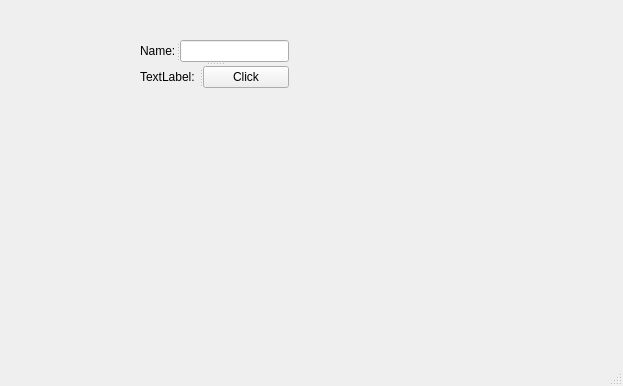
<?xml version="1.0" encoding="UTF-8"?>
<ui version="4.0">
 <class>MainWindow</class>
 <widget class="QMainWindow" name="MainWindow">
  <property name="geometry">
   <rect>
    <x>0</x>
    <y>0</y>
    <width>623</width>
    <height>386</height>
   </rect>
  </property>
  <property name="windowTitle">
   <string>MainWindow</string>
  </property>
  <widget class="QWidget" name="centralwidget">
   <widget class="QSplitter" name="splitter_3">
    <property name="geometry">
     <rect>
      <x>140</x>
      <y>40</y>
      <width>149</width>
      <height>48</height>
     </rect>
    </property>
    <property name="orientation">
     <enum>Qt::Vertical</enum>
    </property>
    <widget class="QSplitter" name="splitter">
     <property name="orientation">
      <enum>Qt::Horizontal</enum>
     </property>
     <widget class="QLabel" name="label">
      <property name="text">
       <string>Name:</string>
      </property>
     </widget>
     <widget class="QLineEdit" name="lineEdit"/>
    </widget>
    <widget class="QSplitter" name="splitter_2">
     <property name="orientation">
      <enum>Qt::Horizontal</enum>
     </property>
     <widget class="QLabel" name="label_2">
      <property name="text">
       <string>TextLabel:</string>
      </property>
     </widget>
     <widget class="QPushButton" name="pushButton">
      <property name="text">
       <string>Click</string>
      </property>
     </widget>
    </widget>
   </widget>
  </widget>
  <widget class="QMenuBar" name="menubar">
   <property name="geometry">
    <rect>
     <x>0</x>
     <y>0</y>
     <width>623</width>
     <height>27</height>
    </rect>
   </property>
  </widget>
  <widget class="QStatusBar" name="statusbar"/>
 </widget>
 <resources/>
 <connections/>
</ui>
